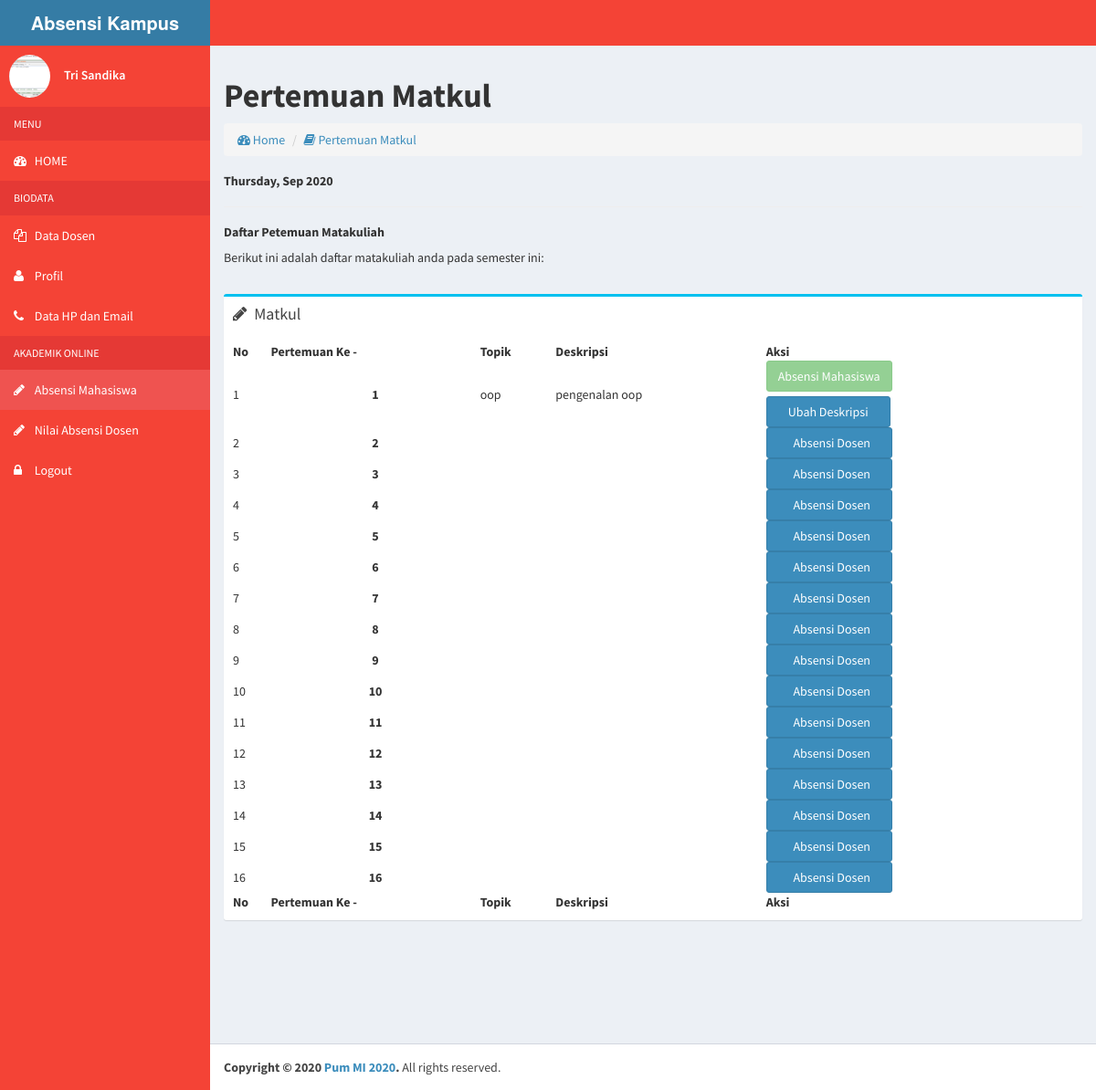
The app's page /dosen/index.php?page=9&&id_matkul=KM001 (signed in) with its own data.
### tables this page shows
CREATE TABLE `dosen` (
  `nid` char(10) NOT NULL DEFAULT '',
  `nm_dosen` varchar(50) NOT NULL DEFAULT '',
  `jk` varchar(6) NOT NULL,
  `alamat` text NOT NULL,
  `telp_dosen` varchar(12) NOT NULL DEFAULT '',
  `password` varchar(255) NOT NULL,
  `email` varchar(30) NOT NULL,
  `foto` varchar(100) NOT NULL
);

CREATE TABLE `absen_dosen` (
  `id_absendsn` int(11) NOT NULL,
  `tgl_absen` date NOT NULL DEFAULT '0000-00-00',
  `id_matkul` char(5) NOT NULL DEFAULT '',
  `jam_datang` time NOT NULL DEFAULT '00:00:00',
  `jam_plg` time NOT NULL DEFAULT '00:00:00',
  `status` varchar(20) NOT NULL DEFAULT '',
  `pertemuan` varchar(20) NOT NULL DEFAULT '',
  `judul` varchar(50) NOT NULL,
  `topik` varchar(100) NOT NULL
);

### dosen/index.php (the view, shortened to what this page needs)
<?php
      include "../koneksi/koneksi.php";
      $nid = $_SESSION['dosen'];
      $query = mysqli_query($conn,"SELECT * FROM dosen where nid=$nid");
      if ($query) {
        $data = mysqli_fetch_array($query);
      }
                $active1 = "";
                $active2 = "";
                $active3 = "";
                $active4 = "";
                $active5 = "";
                $active6 = "";
                $includeVal = "";
                if (isset($_GET['page'])) {
                    $page = $_GET['page'];
                    switch ($page) {
                    case '9':
                      $includeVal = "include/pertemuan.php";
                      $id_matkul = $_GET['id_matkul'];
                      $active5 = "active";
                      break;
                  }
                }else{
                  $active1 = "active";
                  $includeVal = "include/home.php";
                }
?>
<!DOCTYPE html>
<html>
  <head>
    <link rel="stylesheet" href="../bootstrap/css/bootstrap.min.css">
    <link rel="stylesheet" href="../font/css/font-awesome.min.css">
    <link rel="stylesheet" href="https://code.ionicframework.com/ionicons/2.0.1/css/ionicons.min.css">
    <link rel="stylesheet" href="../dist/css/AdminLTE.min.css">
    <link rel="stylesheet" href="../dist/css/skins/_all-skins.min.css">
    <link rel="stylesheet" href="../plugins/datatables/jquery.dataTables.css">
    <link rel="stylesheet" href="../plugins/iCheck/flat/blue.css">
    <link rel="stylesheet" href="../plugins/morris/morris.css">
    <link rel="stylesheet" href="../plugins/jvectormap/jquery-jvectormap-1.2.2.css">
    <link rel="stylesheet" href="../plugins/datepicker/datepicker3.css">
    <link rel="stylesheet" href="../plugins/daterangepicker/daterangepicker-bs3.css">
    <link rel="stylesheet" href="../plugins/bootstrap-wysihtml5/bootstrap3-wysihtml5.min.css">
  </head>
  <body class="hold-transition skin-blue sidebar-mini">
    <div class="wrapper">
      <header class="main-header">
        <a href="index2.html" class="logo">
          <span class="logo-lg"><b>Absensi Kampus </b></span>
        </a>
        <nav class="navbar navbar-static-top" role="navigation">
        </nav>
      </header>
      <aside class="main-sidebar">
        <section class="sidebar">
          <div class="user-panel">
            <div class="pull-left image">
              <img src="<?php
            if ($data['foto']=='') {
              echo 'images/dp.png';
            }else{
              echo "images/$data[foto]";
            }
          ?>" class="img-circle" alt="$data['nm_dosen']">
            </div>
            <div class="pull-left info">
              <p><?php echo $data['nm_dosen']; ?></p>
            </div>
          </div>
          <ul class="sidebar-menu">
            <li class="header">MENU</li>
            <li class="<?php echo $active1; ?> treeview">
              <a href="index.php?page=1">
                <i class="fa fa-dashboard"></i> <span>HOME</span></i>
              </a>
            </li>
            <li class="header">BIODATA</li>
            <li class="<?php echo $active2; ?> treeview">
              <a href="index.php?page=2">
                <i class="fa fa-files-o"></i>
                <span>Data Dosen</span>
              </a>
            </li>
            <li class="<?php echo $active3; ?> treeview">
              <a href="index.php?page=3">
                <i class="fa fa-user"></i> <span>Profil</span>
              </a>
            </li>
            <li class="<?php echo $active4; ?> treeview">
              <a href="index.php?page=4">
                <i class="fa fa-phone"></i>
                <span>Data HP dan Email</span>
              </a>
            </li>
            <li class="header">AKADEMIK ONLINE</li>
            <li class="<?php echo $active5; ?> treeview">
              <a href="index.php?page=5">
                <i class="fa fa-pencil"></i> <span>Absensi Mahasiswa</span>
              </a>
            </li>
            <li class="<?php echo $active6; ?> treeview">
              <a href="index.php?page=16">
                <i class="fa fa-pencil"></i> <span>Nilai Absensi Dosen</span>
              </a>
            </li>
            <li class="treeview">
              <a href="logout.php">
                <i class="fa fa-lock"></i> <span>Logout</span>
              </a>
            </li>
          </ul>
        </section>
      </aside>
      <div class="content-wrapper">
        <section class="content">
          <div class="row">
            <section class="col-lg-12 connectedSortable">
              <?php
                include "$includeVal";
              ?>
            </section>
            <section class="col-lg-5 connectedSortable">
            </section>
          </div>
        </section>
      </div>
      <footer class="main-footer">
        <strong>Copyright &copy; 2020 <a href="polinela.ac.id">Pum MI 2020</a>.</strong> All rights reserved.
      </footer>
  </body>
</html>

### dosen/include/pertemuan.php (shortened to what this page needs)
        <h1>
          <b>Pertemuan Matkul</b>
        </h1>
        <ol class="breadcrumb">
          <li><a href="#"><i class="fa fa-dashboard"></i> Home</a></li>
          <li><a href="#"><i class="fa fa-book"></i> Pertemuan Matkul</a></li>
        </ol>
<h5><b><?php echo date("l, M Y"); ?></b></h5>
<hr>
<h5><b>Daftar Petemuan Matakuliah</b></h5>
<p>Berikut ini adalah daftar matakuliah anda pada semester ini:
</p>
<br>
            <div class="box box-info">
              <div class="box-header">
                <i class="fa fa-pencil"></i>
                <h3 class="box-title">Matkul</h3>
              </div>
              <div class="box-body">
              <table id="table" class="row-border" cellspacing="0" width="100%">
                <thead>
                    <tr>
                        <th>No</th>
                        <th>Pertemuan Ke - </th>
                        <th>Topik</th>
                        <th>Deskripsi</th>
                        <th>Aksi</th>
                    </tr>
                </thead>
                <tfoot>
                    <tr>
                        <th>No</th>
                        <th>Pertemuan Ke - </th>
                        <th>Topik</th>
                        <th>Deskripsi</th>
                        <th>Aksi</th>
                    </tr>
                </tfoot>
                <tbody>
                      <?php
                        $no = 1;
                        $per = 1;
                        while ($per <= 16) {
                        $num = 0;
                        $query = mysqli_query($conn,"SELECT a.*,b.* FROM absen_kelas a, absen_dosen b WHERE a.id_matkul='$id_matkul' AND a.id_matkul=b.id_matkul AND b.pertemuan=$per AND a.pertemuan=$per AND a.id_matkul='$id_matkul' AND a.pertemuan=$per");
                        if ($query) {
                            $rows = mysqli_fetch_array($query);
                            $num_mhs = mysqli_num_rows($query);
                            $query_num = mysqli_query($conn,"SELECT a.* FROM absen_kelas a WHERE a.id_matkul='$id_matkul' AND a.pertemuan=$per");
                            if ($query_num) {
                              $num = mysqli_num_rows($query_num);
                            }
                            $query_dosen = mysqli_query($conn,"SELECT * FROM absen_dosen WHERE id_matkul='$id_matkul' AND pertemuan='$per'");
                            $num2 = mysqli_num_rows($query_dosen);
                            $row_d = mysqli_fetch_array($query_dosen);
                            $status = $row_d['status'];
                            if ($num2 > 0) {
                              if ($row_d['status'] == "Alfa") {
                              }
                            }else $status = "";
                        }
                      ?>
                              <tr>
                                <td><?php echo $no++; ?></td>
                                <td align="center"><b><?php echo $per++; ?></b></td>
                                <td><?php echo $rows['judul']; ?></td>
                                <td><?php echo $rows['topik'];?></td>
                                <td>
                                <?php
                                  if($status == "Alfa"){
                                  ?>
                                  <a href="index.php?page=15&&pertemuan=<?php echo $per-1; ?>&&id_matkul=<?php echo "$id_matkul"; ?>" class="btn btn-primary" data-tt="tooltip" title="Klik Untuk Melakukan Absensi Dosen dan Membuka Absensi Mahasiswa">&nbsp;&nbsp;&nbsp;&nbsp;&nbsp;&nbsp;Absensi Dosen&nbsp;&nbsp;&nbsp;&nbsp;</a>
                                  <?php
                                  }elseif($num != 0) {
                                  ?>
                                  <button href="index.php?page=11&&pertemuan=<?php echo $per-1; ?>&&id_matkul=<?php echo "$id_matkul"; ?>" class="btn btn-success" data-tt="tooltip" title="Hubungi Admin untuk mengubah absensi" style="margin-bottom:5px;" disabled="false">Absensi Mahasiswa</button><br>
                                  <a href="index.php?page=13&&pertemuan=<?php echo $per-1; ?>&&id_matkul=<?php echo "$id_matkul"; ?>&&id_absen=<?php echo $row_d['id_absendsn']; ?>" class="btn btn-primary" data-tt="tooltip" title="Klik Untuk Menambah Deskripsi dan Juga Absen Dosen">&nbsp;&nbsp;&nbsp;&nbsp;Ubah Deskripsi&nbsp;&nbsp;&nbsp;&nbsp;</a>
                                  <?php
                                  }else{
                                  ?>
                                  <a href="index.php?page=14&&pertemuan=<?php echo $per-1; ?>&&id_matkul=<?php echo "$id_matkul"; ?>" class="btn btn-primary" data-tt="tooltip" title="Klik Untuk Melakukan Absensi Dosen dan Membuka Absensi Mahasiswa">&nbsp;&nbsp;&nbsp;&nbsp;&nbsp;&nbsp;Absensi Dosen&nbsp;&nbsp;&nbsp;&nbsp;</a>
                                  <?php
                                  }
                                ?>
                                </td>
                              </tr>
                      <?php
                        }
                      ?>
                  </tbody>
                </table>
              </div>
            </div>

### dosen/index.php (style rules this page uses)
.skin-blue .main-header .navbar { background-color: #F44336; }
.skin-blue .main-header .logo { background-color: #E53935; color: #fff; border-bottom: 0 solid transparent; }
.skin-blue .sidebar-menu>li:hover>a, .skin-blue .sidebar-menu>li.active>a { color: #fff; background: #EF5350; border-left-color: #3c8dbc; }
.skin-blue .wrapper, .skin-blue .main-sidebar, .skin-blue .left-side { background-color: #F44336; }
.skin-blue .sidebar a { color: #fff; }
.skin-blue .sidebar-menu>li.header { color: #fff; background: #E53935; }
.skin-blue .sidebar-menu>li>a { border-left: 0px solid transparent; }
.user-panel>.info { padding-top: 15px; }

### records on screen
dosen: foto (picture), nm_dosen "Tri Sandika"
absen_dosen: judul "oop", topik "pengenalan oop"
